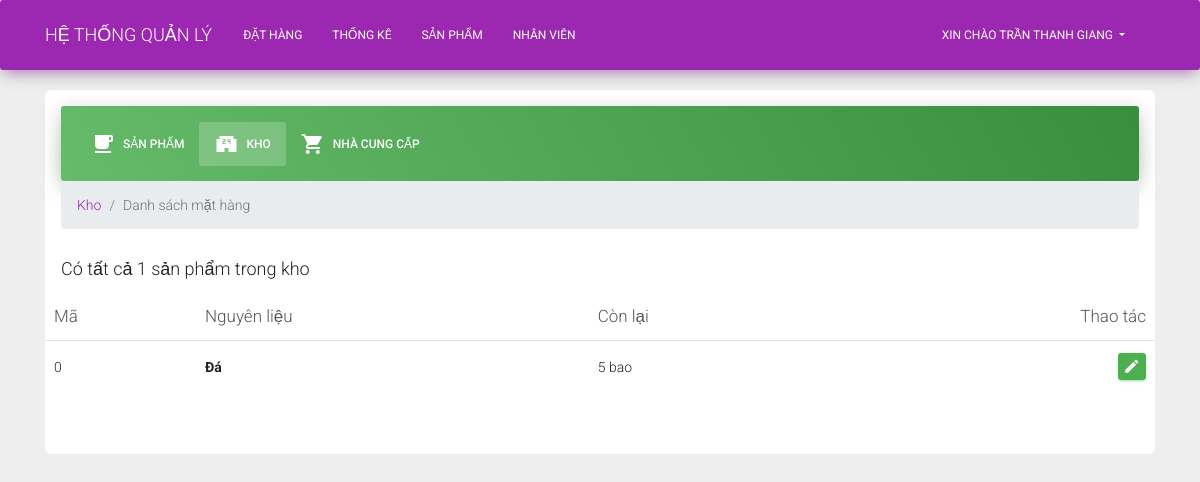
Screenshot of /warehouse.php (signed in) with the database file from the repository.
### tables this page shows
CREATE TABLE `employees` (
  `id` int(4) UNSIGNED NOT NULL,
  `fullname` varchar(50) NOT NULL,
  `account` varchar(20) NOT NULL,
  `password` varchar(200) NOT NULL,
  `id_num` varchar(13) NOT NULL,
  `address` varchar(100) NOT NULL,
  `phone` varchar(10) NOT NULL,
  `job` varchar(20) NOT NULL,
  `start` varchar(15) DEFAULT NULL,
  `user_group` varchar(10) DEFAULT NULL
);

CREATE TABLE `warehouse` (
  `id` int(4) UNSIGNED NOT NULL,
  `material` varchar(20) NOT NULL,
  `unit` varchar(15) NOT NULL,
  `remain` varchar(10) NOT NULL
);

### warehouse.php (the view, shortened to what this page needs)
<?php
include './layout/header.php' ?>
    <main role="main" class="container md">
        <div class="my-3 p-3 bg-white rounded shadow-sm">
          <div class="card card-nav-tabs card-plain">
            <div class="card-header card-header-success">
                <div class="nav-tabs-navigation">
                    <div class="nav-tabs-wrapper">
                        <ul class="nav nav-tabs" data-tabs="tabs">
                            <li class="nav-item">
                                <a class="nav-link " href="product.php" data-toggle="tab"><i class="material-icons">local_cafe</i> Sản phẩm</a>
                            </li>
                            <li class="nav-item">
                                <a class="nav-link active" href="warehouse.php" data-toggle="tab"><i class="material-icons">local_convenience_store</i> Kho</a>
                            </li>
                            <li class="nav-item">
                                <a class="nav-link" href="supplier.php" data-toggle="tab"><i class="material-icons">local_grocery_store</i> Nhà cung cấp</a>
                            </li>
                        </ul>
                    </div>
                </div>
            </div>
        <div class="tab-pane" id="warehouse">
            <nav aria-label="breadcrumb" role="navigation">
                <ol class="breadcrumb">
                    <li class="breadcrumb-item"><a href="#">Kho</a></li>
                    <li class="breadcrumb-item active" aria-current="page">Danh sách mặt hàng</li>
                </ol>
            </nav>
            <div class="row">
                <div class="col-auto mr-auto" id="numberOfProduct">
                    <?php
                        include('sql_conn.php');
                        $numberOfProduct = "SELECT COUNT(id) as total FROM warehouse";
                        $sqlCount = mysqli_query($conn, $numberOfProduct);
                        $data = mysqli_fetch_assoc($sqlCount);
                        echo "<h4>Có tất cả ".$data['total']." sản phẩm trong kho</h4>";
                    ?>
                </div>
            <table class="table table-hover" name="productTable">
                <thead>
                    <tr>
                        <th>Mã</th>
                        <th>Nguyên liệu</th>
                        <th>Còn lại</th>
                        <th class="text-right">Thao tác</th>
                    </tr>
                    </thead>
                        <tbody>
                            <?php
                                include('sql_conn.php');
                                $select_query = "SELECT * FROM warehouse";
                              $query0 = mysqli_query($conn, $select_query);
                              if ($query0->num_rows > 0) {
                                while ($row = mysqli_fetch_assoc($query0)) {
                                  echo '<tr>
                                          <td>'.$row["id"].'</td>
                                          <th>'.$row["material"].'</th>
                                          <td>'.$row["remain"].' '.$row['unit'].'</td>
                                          <td class="td-actions text-right">
                                            <form method="post">
                                              <button type="button" rel="tooltip" class="btn btn-success"data-toggle="modal" data-target="#editModal'.$row["id"].'">
                                                  <i class="material-icons">edit</i>
                                              </button>
                                            </form>
                                          </td>
                                        </tr>
                                        <div class="modal fade" id="editModal'.$row["id"].'" tabindex="-1" role="">
                                                <h4 class="modal-title" id="addModalTitle">Cập nhật nguyên liệu <strong>'.$row["material"].'</strong></h4>
                                                <input type="submit" name="ediBtn'.$row["id"].'" class="btn btn-success" value="Cập nhật">
                                        </div>
                                        ';
                                }
                              }
                              ?>
                            </tbody>
                          </table>
                    </div>

### layout/header.php (shortened to what this page needs)
<!doctype html>
<html lang="en">
  <head>
    <link rel="stylesheet" href="https://maxcdn.bootstrapcdn.com/font-awesome/latest/css/font-awesome.min.css">
    <link href="assets/css/material-kit.css?v=2.1.1" rel="stylesheet" />
  </head>
  <body>
  <nav class="navbar navbar-expand-lg bg-primary sticky-top">
      <div class="container">
        <a class="navbar-brand">HỆ THỐNG QUẢN LÝ</a>
        <div class="collapse navbar-collapse" id="navbarNav">
          <ul class="navbar-nav col-auto mr-auto">
            <li class="nav-item">
              <a class="nav-link" href="index.php">Đặt hàng</a>
            </li>
            <li class="nav-item">
              <a class="nav-link" href="dashboard.php">Thống kê</a>
            </li>
            <li class="nav-item ">
              <a class="nav-link " href="product.php">Sản phẩm <span class="sr-only">(current)</span></a>
            </li>
            <li class="nav-item">
              <a class="nav-link" href="employee.php">Nhân viên</a>
            </li>
          </ul>
          <ul class="navbar-nav col-auto">
            <li class="nav-item dropdown">
                <a class="nav-link dropdown-toggle" href="#" id="navbarDropdownMenuLink" data-toggle="dropdown" aria-haspopup="true" aria-expanded="false">
                <?php
                include ('sql_conn.php');
                if (isset($_SESSION['account']) && $_SESSION['account']){
                       $name = "SELECT * FROM employees WHERE account = '".$_SESSION['account']."'";
                       $queryName = mysqli_query($conn, $name);
                        if ($queryName->num_rows > 0) {
                         while ($row = mysqli_fetch_assoc($queryName)) {
                          if ($row['user_group']=="admin") {
                            echo "Xin chào ".$row['fullname'];
                          } else {
                            header('Location: index.php');
                          }
                        }
                       }
                     }else{
                    header('Location: login.php');
                }
                ?>
                </a>
              </li>
          </ul>
        </div>
      </div>
</nav>

### rows the page displays
employees: fullname "TRẦN THANH GIANG"
warehouse: id "0", material "Đá", remain "5", unit "bao"

### other values shown
$data['total'] "1"
